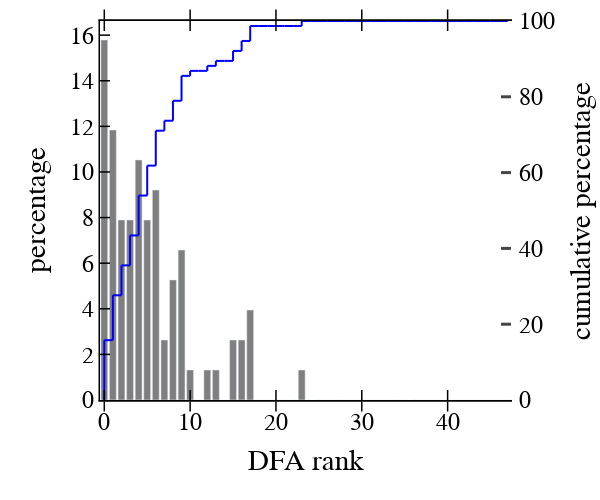

The notebook cell saved with this chart:
### Markdown cell above
##### DFA ranks

### Code cell
y = []
for ii in range(48):
    y += [len(df_sel[df_sel["ranks"] == ii])*100./len(df_sel)]
data = [go.Bar(x=list(range(48)),
               y=y, name='all', marker_color='rgba(0, 0, 0, 0.5)', showlegend=False),]
xs=list(range(48))
ys=[np.sum(y[:ii])*100./np.sum(y) for ii in xs]
for ii in range(47):
    data += [go.Scatter(x=[xs[ii], xs[ii]], y=[ys[ii], ys[ii+1]], mode='lines', yaxis="y2", line=dict(color='blue', width=2, dash='solid'), showlegend=False)]
    data += [go.Scatter(x=[xs[ii], xs[ii+1]], y=[ys[ii+1], ys[ii+1]], mode='lines', yaxis="y2", line=dict(color='blue', width=2, dash='solid'), showlegend=False)]
layout = go.Layout()
layout.update(glob_layout)
layout.legend.update(x=1, y=1, bgcolor="rgba(0,0,0,0)")
layout["xaxis"].update({'title': "DFA rank"})
layout["yaxis"].update({'title': "percentage", "mirror": False})
layout.update({"yaxis2": dict(
    title="cumulative percentage",
    titlefont=dict(color="black"),
    tickfont=dict(color="black"),
    anchor="free",
    overlaying="y",
    side="right",
    position=1,
    range=[0, 100],
    showgrid=True,  
    zeroline=True, 
    ticks="inside", 
    showline=True,
    tickwidth=3, 
    linewidth=3, 
    ticklen=10,
#     mirror=True,
)},)
layout.update(width=600, height=500, boxmode='group')
fig = go.Figure(data=data, layout=layout)
iplot(fig)
# fig.write_image("../../../../Dropbox (MIT)/CD-DFARecFull/Figures/F4/percentage.pdf")

### Figure 1 — Plotly figure (JSON) as saved in the notebook; plotly's stock layout.template omitted (floating-point values rounded to 4 significant figures)
{"data": [{"marker": {"color": "rgba(0, 0, 0, 0.5)"}, "name": "all", "showlegend": false, "type": "bar", "x": [0, 1, 2, 3, 4, 5, 6, 7, 8, 9, 10, 11, 12, 13, 14, 15, 16, 17, 18, 19, 20, 21, 22, 23, 24, 25, 26, 27, 28, 29, 30, 31, 32, 33, 34, 35, 36, 37, 38, 39, 40, 41, 42, 43, 44, 45, 46, 47], "y": [15.79, 11.84, 7.895, 7.895, 10.53, 7.895, 9.211, 2.632, 5.263, 6.579, 1.316, 0, 1.316, 1.316, 0, 2.632, 2.632, 3.947, 0, 0, 0, 0, 0, 1.316, 0, 0, 0, 0, 0, 0, 0, 0, 0, 0, 0, 0, 0, 0, 0, 0, 0, 0, 0, 0, 0, 0, 0, 0]}, {"line": {"color": "blue", "dash": "solid", "width": 2}, "mode": "lines", "showlegend": false, "type": "scatter", "x": [0, 0], "y": [0, 15.79], "yaxis": "y2"}, {"line": {"color": "blue", "dash": "solid", "width": 2}, "mode": "lines", "showlegend": false, "type": "scatter", "x": [0, 1], "y": [15.79, 15.79], "yaxis": "y2"}, {"line": {"color": "blue", "dash": "solid", "width": 2}, "mode": "lines", "showlegend": false, "type": "scatter", "x": [1, 1], "y": [15.79, 27.63], "yaxis": "y2"}, {"line": {"color": "blue", "dash": "solid", "width": 2}, "mode": "lines", "showlegend": false, "type": "scatter", "x": [1, 2], "y": [27.63, 27.63], "yaxis": "y2"}, {"line": {"color": "blue", "dash": "solid", "width": 2}, "mode": "lines", "showlegend": false, "type": "scatter", "x": [2, 2], "y": [27.63, 35.53], "yaxis": "y2"}, {"line": {"color": "blue", "dash": "solid", "width": 2}, "mode": "lines", "showlegend": false, "type": "scatter", "x": [2, 3], "y": [35.53, 35.53], "yaxis": "y2"}, {"line": {"color": "blue", "dash": "solid", "width": 2}, "mode": "lines", "showlegend": false, "type": "scatter", "x": [3, 3], "y": [35.53, 43.42], "yaxis": "y2"}, {"line": {"color": "blue", "dash": "solid", "width": 2}, "mode": "lines", "showlegend": false, "type": "scatter", "x": [3, 4], "y": [43.42, 43.42], "yaxis": "y2"}, {"line": {"color": "blue", "dash": "solid", "width": 2}, "mode": "lines", "showlegend": false, "type": "scatter", "x": [4, 4], "y": [43.42, 53.95], "yaxis": "y2"}, {"line": {"color": "blue", "dash": "solid", "width": 2}, "mode": "lines", "showlegend": false, "type": "scatter", "x": [4, 5], "y": [53.95, 53.95], "yaxis": "y2"}, {"line": {"color": "blue", "dash": "solid", "width": 2}, "mode": "lines", "showlegend": false, "type": "scatter", "x": [5, 5], "y": [53.95, 61.84], "yaxis": "y2"}, {"line": {"color": "blue", "dash": "solid", "width": 2}, "mode": "lines", "showlegend": false, "type": "scatter", "x": [5, 6], "y": [61.84, 61.84], "yaxis": "y2"}, {"line": {"color": "blue", "dash": "solid", "width": 2}, "mode": "lines", "showlegend": false, "type": "scatter", "x": [6, 6], "y": [61.84, 71.05], "yaxis": "y2"}, {"line": {"color": "blue", "dash": "solid", "width": 2}, "mode": "lines", "showlegend": false, "type": "scatter", "x": [6, 7], "y": [71.05, 71.05], "yaxis": "y2"}, {"line": {"color": "blue", "dash": "solid", "width": 2}, "mode": "lines", "showlegend": false, "type": "scatter", "x": [7, 7], "y": [71.05, 73.68], "yaxis": "y2"}, {"line": {"color": "blue", "dash": "solid", "width": 2}, "mode": "lines", "showlegend": false, "type": "scatter", "x": [7, 8], "y": [73.68, 73.68], "yaxis": "y2"}, {"line": {"color": "blue", "dash": "solid", "width": 2}, "mode": "lines", "showlegend": false, "type": "scatter", "x": [8, 8], "y": [73.68, 78.95], "yaxis": "y2"}, {"line": {"color": "blue", "dash": "solid", "width": 2}, "mode": "lines", "showlegend": false, "type": "scatter", "x": [8, 9], "y": [78.95, 78.95], "yaxis": "y2"}, {"line": {"color": "blue", "dash": "solid", "width": 2}, "mode": "lines", "showlegend": false, "type": "scatter", "x": [9, 9], "y": [78.95, 85.53], "yaxis": "y2"}, {"line": {"color": "blue", "dash": "solid", "width": 2}, "mode": "lines", "showlegend": false, "type": "scatter", "x": [9, 10], "y": [85.53, 85.53], "yaxis": "y2"}, {"line": {"color": "blue", "dash": "solid", "width": 2}, "mode": "lines", "showlegend": false, "type": "scatter", "x": [10, 10], "y": [85.53, 86.84], "yaxis": "y2"}, {"line": {"color": "blue", "dash": "solid", "width": 2}, "mode": "lines", "showlegend": false, "type": "scatter", "x": [10, 11], "y": [86.84, 86.84], "yaxis": "y2"}, {"line": {"color": "blue", "dash": "solid", "width": 2}, "mode": "lines", "showlegend": false, "type": "scatter", "x": [11, 11], "y": [86.84, 86.84], "yaxis": "y2"}, {"line": {"color": "blue", "dash": "solid", "width": 2}, "mode": "lines", "showlegend": false, "type": "scatter", "x": [11, 12], "y": [86.84, 86.84], "yaxis": "y2"}, {"line": {"color": "blue", "dash": "solid", "width": 2}, "mode": "lines", "showlegend": false, "type": "scatter", "x": [12, 12], "y": [86.84, 88.16], "yaxis": "y2"}, {"line": {"color": "blue", "dash": "solid", "width": 2}, "mode": "lines", "showlegend": false, "type": "scatter", "x": [12, 13], "y": [88.16, 88.16], "yaxis": "y2"}, {"line": {"color": "blue", "dash": "solid", "width": 2}, "mode": "lines", "showlegend": false, "type": "scatter", "x": [13, 13], "y": [88.16, 89.47], "yaxis": "y2"}, {"line": {"color": "blue", "dash": "solid", "width": 2}, "mode": "lines", "showlegend": false, "type": "scatter", "x": [13, 14], "y": [89.47, 89.47], "yaxis": "y2"}, {"line": {"color": "blue", "dash": "solid", "width": 2}, "mode": "lines", "showlegend": false, "type": "scatter", "x": [14, 14], "y": [89.47, 89.47], "yaxis": "y2"}, {"line": {"color": "blue", "dash": "solid", "width": 2}, "mode": "lines", "showlegend": false, "type": "scatter", "x": [14, 15], "y": [89.47, 89.47], "yaxis": "y2"}, {"line": {"color": "blue", "dash": "solid", "width": 2}, "mode": "lines", "showlegend": false, "type": "scatter", "x": [15, 15], "y": [89.47, 92.11], "yaxis": "y2"}, {"line": {"color": "blue", "dash": "solid", "width": 2}, "mode": "lines", "showlegend": false, "type": "scatter", "x": [15, 16], "y": [92.11, 92.11], "yaxis": "y2"}, {"line": {"color": "blue", "dash": "solid", "width": 2}, "mode": "lines", "showlegend": false, "type": "scatter", "x": [16, 16], "y": [92.11, 94.74], "yaxis": "y2"}, {"line": {"color": "blue", "dash": "solid", "width": 2}, "mode": "lines", "showlegend": false, "type": "scatter", "x": [16, 17], "y": [94.74, 94.74], "yaxis": "y2"}, {"line": {"color": "blue", "dash": "solid", "width": 2}, "mode": "lines", "showlegend": false, "type": "scatter", "x": [17, 17], "y": [94.74, 98.68], "yaxis": "y2"}, {"line": {"color": "blue", "dash": "solid", "width": 2}, "mode": "lines", "showlegend": false, "type": "scatter", "x": [17, 18], "y": [98.68, 98.68], "yaxis": "y2"}, {"line": {"color": "blue", "dash": "solid", "width": 2}, "mode": "lines", "showlegend": false, "type": "scatter", "x": [18, 18], "y": [98.68, 98.68], "yaxis": "y2"}, {"line": {"color": "blue", "dash": "solid", "width": 2}, "mode": "lines", "showlegend": false, "type": "scatter", "x": [18, 19], "y": [98.68, 98.68], "yaxis": "y2"}, {"line": {"color": "blue", "dash": "solid", "width": 2}, "mode": "lines", "showlegend": false, "type": "scatter", "x": [19, 19], "y": [98.68, 98.68], "yaxis": "y2"}, {"line": {"color": "blue", "dash": "solid", "width": 2}, "mode": "lines", "showlegend": false, "type": "scatter", "x": [19, 20], "y": [98.68, 98.68], "yaxis": "y2"}, {"line": {"color": "blue", "dash": "solid", "width": 2}, "mode": "lines", "showlegend": false, "type": "scatter", "x": [20, 20], "y": [98.68, 98.68], "yaxis": "y2"}, {"line": {"color": "blue", "dash": "solid", "width": 2}, "mode": "lines", "showlegend": false, "type": "scatter", "x": [20, 21], "y": [98.68, 98.68], "yaxis": "y2"}, {"line": {"color": "blue", "dash": "solid", "width": 2}, "mode": "lines", "showlegend": false, "type": "scatter", "x": [21, 21], "y": [98.68, 98.68], "yaxis": "y2"}, {"line": {"color": "blue", "dash": "solid", "width": 2}, "mode": "lines", "showlegend": false, "type": "scatter", "x": [21, 22], "y": [98.68, 98.68], "yaxis": "y2"}, {"line": {"color": "blue", "dash": "solid", "width": 2}, "mode": "lines", "showlegend": false, "type": "scatter", "x": [22, 22], "y": [98.68, 98.68], "yaxis": "y2"}, {"line": {"color": "blue", "dash": "solid", "width": 2}, "mode": "lines", "showlegend": false, "type": "scatter", "x": [22, 23], "y": [98.68, 98.68], "yaxis": "y2"}, {"line": {"color": "blue", "dash": "solid", "width": 2}, "mode": "lines", "showlegend": false, "type": "scatter", "x": [23, 23], "y": [98.68, 100], "yaxis": "y2"}, {"line": {"color": "blue", "dash": "solid", "width": 2}, "mode": "lines", "showlegend": false, "type": "scatter", "x": [23, 24], "y": [100, 100], "yaxis": "y2"}, {"line": {"color": "blue", "dash": "solid", "width": 2}, "mode": "lines", "showlegend": false, "type": "scatter", "x": [24, 24], "y": [100, 100], "yaxis": "y2"}, {"line": {"color": "blue", "dash": "solid", "width": 2}, "mode": "lines", "showlegend": false, "type": "scatter", "x": [24, 25], "y": [100, 100], "yaxis": "y2"}, {"line": {"color": "blue", "dash": "solid", "width": 2}, "mode": "lines", "showlegend": false, "type": "scatter", "x": [25, 25], "y": [100, 100], "yaxis": "y2"}, {"line": {"color": "blue", "dash": "solid", "width": 2}, "mode": "lines", "showlegend": false, "type": "scatter", "x": [25, 26], "y": [100, 100], "yaxis": "y2"}, {"line": {"color": "blue", "dash": "solid", "width": 2}, "mode": "lines", "showlegend": false, "type": "scatter", "x": [26, 26], "y": [100, 100], "yaxis": "y2"}, {"line": {"color": "blue", "dash": "solid", "width": 2}, "mode": "lines", "showlegend": false, "type": "scatter", "x": [26, 27], "y": [100, 100], "yaxis": "y2"}, {"line": {"color": "blue", "dash": "solid", "width": 2}, "mode": "lines", "showlegend": false, "type": "scatter", "x": [27, 27], "y": [100, 100], "yaxis": "y2"}, {"line": {"color": "blue", "dash": "solid", "width": 2}, "mode": "lines", "showlegend": false, "type": "scatter", "x": [27, 28], "y": [100, 100], "yaxis": "y2"}, {"line": {"color": "blue", "dash": "solid", "width": 2}, "mode": "lines", "showlegend": false, "type": "scatter", "x": [28, 28], "y": [100, 100], "yaxis": "y2"}, {"line": {"color": "blue", "dash": "solid", "width": 2}, "mode": "lines", "showlegend": false, "type": "scatter", "x": [28, 29], "y": [100, 100], "yaxis": "y2"}, {"line": {"color": "blue", "dash": "solid", "width": 2}, "mode": "lines", "showlegend": false, "type": "scatter", "x": [29, 29], "y": [100, 100], "yaxis": "y2"}, {"line": {"color": "blue", "dash": "solid", "width": 2}, "mode": "lines", "showlegend": false, "type": "scatter", "x": [29, 30], "y": [100, 100], "yaxis": "y2"}, {"line": {"color": "blue", "dash": "solid", "width": 2}, "mode": "lines", "showlegend": false, "type": "scatter", "x": [30, 30], "y": [100, 100], "yaxis": "y2"}, {"line": {"color": "blue", "dash": "solid", "width": 2}, "mode": "lines", "showlegend": false, "type": "scatter", "x": [30, 31], "y": [100, 100], "yaxis": "y2"}, {"line": {"color": "blue", "dash": "solid", "width": 2}, "mode": "lines", "showlegend": false, "type": "scatter", "x": [31, 31], "y": [100, 100], "yaxis": "y2"}, {"line": {"color": "blue", "dash": "solid", "width": 2}, "mode": "lines", "showlegend": false, "type": "scatter", "x": [31, 32], "y": [100, 100], "yaxis": "y2"}, {"line": {"color": "blue", "dash": "solid", "width": 2}, "mode": "lines", "showlegend": false, "type": "scatter", "x": [32, 32], "y": [100, 100], "yaxis": "y2"}, {"line": {"color": "blue", "dash": "solid", "width": 2}, "mode": "lines", "showlegend": false, "type": "scatter", "x": [32, 33], "y": [100, 100], "yaxis": "y2"}, {"line": {"color": "blue", "dash": "solid", "width": 2}, "mode": "lines", "showlegend": false, "type": "scatter", "x": [33, 33], "y": [100, 100], "yaxis": "y2"}, {"line": {"color": "blue", "dash": "solid", "width": 2}, "mode": "lines", "showlegend": false, "type": "scatter", "x": [33, 34], "y": [100, 100], "yaxis": "y2"}, {"line": {"color": "blue", "dash": "solid", "width": 2}, "mode": "lines", "showlegend": false, "type": "scatter", "x": [34, 34], "y": [100, 100], "yaxis": "y2"}, {"line": {"color": "blue", "dash": "solid", "width": 2}, "mode": "lines", "showlegend": false, "type": "scatter", "x": [34, 35], "y": [100, 100], "yaxis": "y2"}, {"line": {"color": "blue", "dash": "solid", "width": 2}, "mode": "lines", "showlegend": false, "type": "scatter", "x": [35, 35], "y": [100, 100], "yaxis": "y2"}, {"line": {"color": "blue", "dash": "solid", "width": 2}, "mode": "lines", "showlegend": false, "type": "scatter", "x": [35, 36], "y": [100, 100], "yaxis": "y2"}, {"line": {"color": "blue", "dash": "solid", "width": 2}, "mode": "lines", "showlegend": false, "type": "scatter", "x": [36, 36], "y": [100, 100], "yaxis": "y2"}, {"line": {"color": "blue", "dash": "solid", "width": 2}, "mode": "lines", "showlegend": false, "type": "scatter", "x": [36, 37], "y": [100, 100], "yaxis": "y2"}, {"line": {"color": "blue", "dash": "solid", "width": 2}, "mode": "lines", "showlegend": false, "type": "scatter", "x": [37, 37], "y": [100, 100], "yaxis": "y2"}, {"line": {"color": "blue", "dash": "solid", "width": 2}, "mode": "lines", "showlegend": false, "type": "scatter", "x": [37, 38], "y": [100, 100], "yaxis": "y2"}, {"line": {"color": "blue", "dash": "solid", "width": 2}, "mode": "lines", "showlegend": false, "type": "scatter", "x": [38, 38], "y": [100, 100], "yaxis": "y2"}, {"line": {"color": "blue", "dash": "solid", "width": 2}, "mode": "lines", "showlegend": false, "type": "scatter", "x": [38, 39], "y": [100, 100], "yaxis": "y2"}, {"line": {"color": "blue", "dash": "solid", "width": 2}, "mode": "lines", "showlegend": false, "type": "scatter", "x": [39, 39], "y": [100, 100], "yaxis": "y2"}, {"line": {"color": "blue", "dash": "solid", "width": 2}, "mode": "lines", "showlegend": false, "type": "scatter", "x": [39, 40], "y": [100, 100], "yaxis": "y2"}, {"line": {"color": "blue", "dash": "solid", "width": 2}, "mode": "lines", "showlegend": false, "type": "scatter", "x": [40, 40], "y": [100, 100], "yaxis": "y2"}, {"line": {"color": "blue", "dash": "solid", "width": 2}, "mode": "lines", "showlegend": false, "type": "scatter", "x": [40, 41], "y": [100, 100], "yaxis": "y2"}, {"line": {"color": "blue", "dash": "solid", "width": 2}, "mode": "lines", "showlegend": false, "type": "scatter", "x": [41, 41], "y": [100, 100], "yaxis": "y2"}, {"line": {"color": "blue", "dash": "solid", "width": 2}, "mode": "lines", "showlegend": false, "type": "scatter", "x": [41, 42], "y": [100, 100], "yaxis": "y2"}, {"line": {"color": "blue", "dash": "solid", "width": 2}, "mode": "lines", "showlegend": false, "type": "scatter", "x": [42, 42], "y": [100, 100], "yaxis": "y2"}, {"line": {"color": "blue", "dash": "solid", "width": 2}, "mode": "lines", "showlegend": false, "type": "scatter", "x": [42, 43], "y": [100, 100], "yaxis": "y2"}, {"line": {"color": "blue", "dash": "solid", "width": 2}, "mode": "lines", "showlegend": false, "type": "scatter", "x": [43, 43], "y": [100, 100], "yaxis": "y2"}, {"line": {"color": "blue", "dash": "solid", "width": 2}, "mode": "lines", "showlegend": false, "type": "scatter", "x": [43, 44], "y": [100, 100], "yaxis": "y2"}, {"line": {"color": "blue", "dash": "solid", "width": 2}, "mode": "lines", "showlegend": false, "type": "scatter", "x": [44, 44], "y": [100, 100], "yaxis": "y2"}, {"line": {"color": "blue", "dash": "solid", "width": 2}, "mode": "lines", "showlegend": false, "type": "scatter", "x": [44, 45], "y": [100, 100], "yaxis": "y2"}, {"line": {"color": "blue", "dash": "solid", "width": 2}, "mode": "lines", "showlegend": false, "type": "scatter", "x": [45, 45], "y": [100, 100], "yaxis": "y2"}, {"line": {"color": "blue", "dash": "solid", "width": 2}, "mode": "lines", "showlegend": false, "type": "scatter", "x": [45, 46], "y": [100, 100], "yaxis": "y2"}, {"line": {"color": "blue", "dash": "solid", "width": 2}, "mode": "lines", "showlegend": false, "type": "scatter", "x": [46, 46], "y": [100, 100], "yaxis": "y2"}, {"line": {"color": "blue", "dash": "solid", "width": 2}, "mode": "lines", "showlegend": false, "type": "scatter", "x": [46, 47], "y": [100, 100], "yaxis": "y2"}], "layout": {"boxmode": "group", "font": {"color": "black", "family": "Helvetica", "size": 24}, "height": 500, "legend": {"bgcolor": "rgba(0,0,0,0)", "orientation": "v", "x": 1, "y": 1}, "margin": {"b": 100, "l": 100, "r": 10, "t": 10}, "paper_bgcolor": "rgba(255,255,255,100)", "plot_bgcolor": "white", "width": 600, "xaxis": {"color": "black", "linecolor": "black", "linewidth": 1.5, "mirror": "allticks", "showgrid": false, "showline": true, "ticklen": 10, "ticks": "inside", "tickwidth": 1.5, "title": {"text": "DFA rank"}, "zeroline": false}, "yaxis": {"color": "black", "linecolor": "black", "linewidth": 1.5, "mirror": false, "showgrid": false, "showline": true, "ticklen": 10, "ticks": "inside", "tickwidth": 1.5, "title": {"text": "percentage"}, "zeroline": false}, "yaxis2": {"anchor": "free", "linewidth": 3, "overlaying": "y", "position": 1, "range": [0, 100], "showgrid": true, "showline": true, "side": "right", "tickfont": {"color": "black"}, "ticklen": 10, "ticks": "inside", "tickwidth": 3, "title": {"font": {"color": "black"}, "text": "cumulative percentage"}, "zeroline": true}}}
